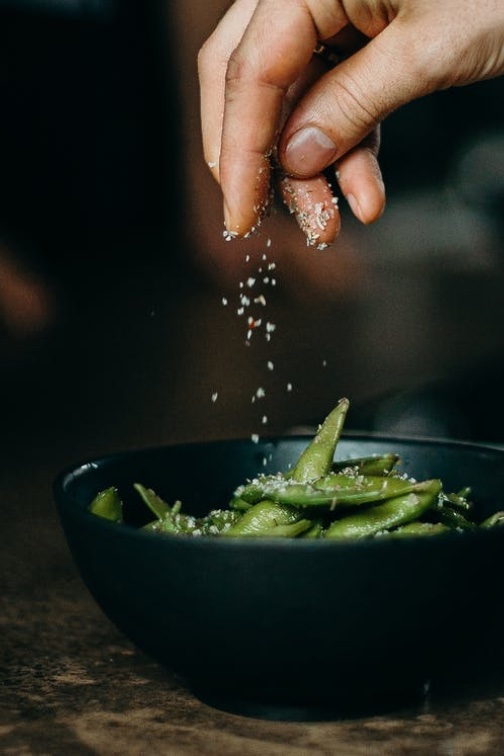
#> input picture frontend_exploration/tailwind_from_scratch/mini-projects/email-subscribe/images/image.jpg, 504 x 756 px, found by its file name
$ python canny.py
#> lines starting #> are read from the running program, lines starting #| are printed output that depends on the picture
import cv2

img = cv2.imread('image.jpg')
#> img is the input picture: shape (756, 504, 3); mean B, G, R 33.9, 42.9, 43
edges = cv2.Canny(img, 60, 120)
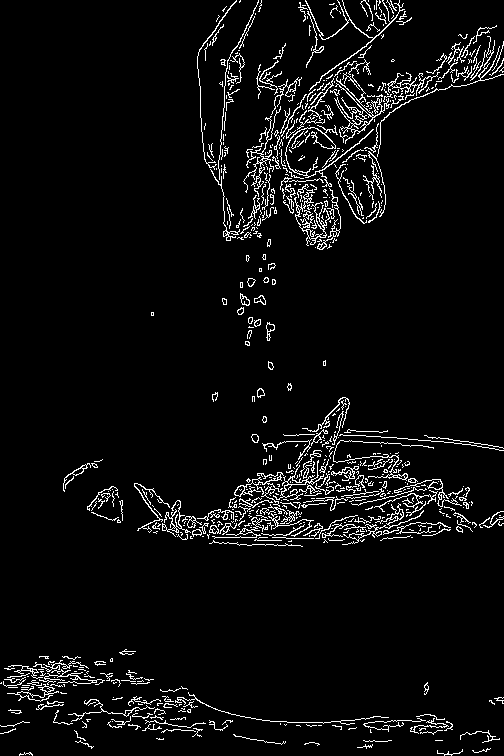
#> edges: shape (756, 504); 5% white in thin lines or dots
cv2.imwrite("edges.jpg", edges)
